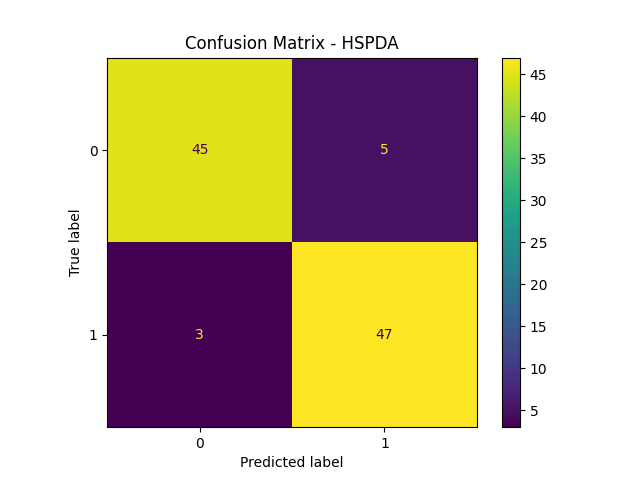

The script that saved this image:
import matplotlib.pyplot as plt
from sklearn.metrics import ConfusionMatrixDisplay
import numpy as np

# sample confusion matrix
cm = np.array([[45, 5],
               [3, 47]])

disp = ConfusionMatrixDisplay(confusion_matrix=cm)
disp.plot()
plt.title("Confusion Matrix - HSPDA")
plt.savefig("confusion_matrix.png")
plt.show()
